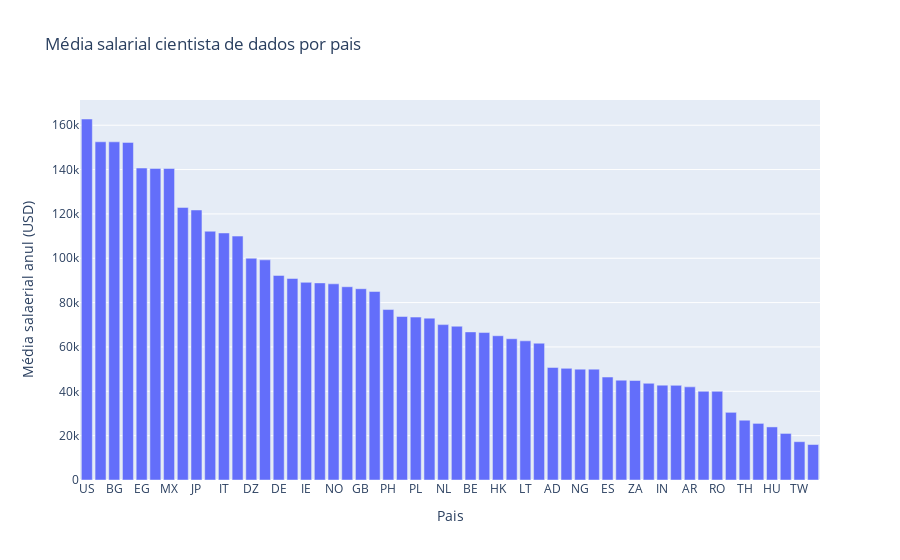

Source (notebook cell):
### Code cell
media_salario_data_scientist_por_pais = df_data_scientist.groupby('residencia')['usd'].mean().sort_values(ascending=False).reset_index()

fig_msdscpp = px.bar(media_salario_data_scientist_por_pais, x='residencia', y='usd', title='Média salarial cientista de dados por pais', labels={'residencia': 'Pais', 'usd': 'Média salaerial anul (USD)'})
fig_msdscpp.show()

### Figure 1 — Plotly figure (JSON) as saved in the notebook; plotly's stock layout.template omitted (floating-point values rounded to 4 significant figures)
{"data": [{"hovertemplate": "Pais=%{x}<br>Média salaerial anul (USD)=%{y}<extra></extra>", "legendgroup": "", "marker": {"color": "#636efa", "pattern": {"shape": ""}}, "name": "", "orientation": "v", "showlegend": false, "textposition": "auto", "type": "bar", "x": ["US", "SG", "BG", "CH", "EG", "CA", "MX", "NZ", "JP", "AU", "IT", "DO", "DZ", "KR", "DE", "FR", "IE", "PT", "NO", "SE", "GB", "UA", "PH", "BR", "PL", "UZ", "NL", "CL", "BE", "RU", "HK", "CY", "LT", "LV", "AD", "AT", "NG", "KE", "ES", "TR", "ZA", "FI", "IN", "GR", "AR", "EE", "RO", "SK", "TH", "RS", "HU", "PK", "TW", "EC"], "xaxis": "x", "y": [162800.0, 152500.0, 152500.0, 152300.0, 140700.0, 140500.0, 140500.0, 122900.0, 121800.0, 112200.0, 111400.0, 110000.0, 100000.0, 99270.0, 92250.0, 90880.0, 89150.0, 88890.0, 88460.0, 87160.0, 86260.0, 85000.0, 76860.0, 73720.0, 73470.0, 73000.0, 70070.0, 69350.0, 66790.0, 66500.0, 65060.0, 63700.0, 62760.0, 61690.0, 50740.0, 50340.0, 50000.0, 50000.0, 46420.0, 45020.0, 44870.0, 43610.0, 42780.0, 42680.0, 42000.0, 40000.0, 39990.0, 30520.0, 26960.0, 25530.0, 23940.0, 21000.0, 17280.0, 16000.0], "yaxis": "y"}], "layout": {"barmode": "relative", "legend": {"tracegroupgap": 0}, "title": {"text": "Média salarial cientista de dados por pais"}, "xaxis": {"anchor": "y", "domain": [0, 1], "title": {"text": "Pais"}}, "yaxis": {"anchor": "x", "domain": [0, 1], "title": {"text": "Média salaerial anul (USD)"}}}}
